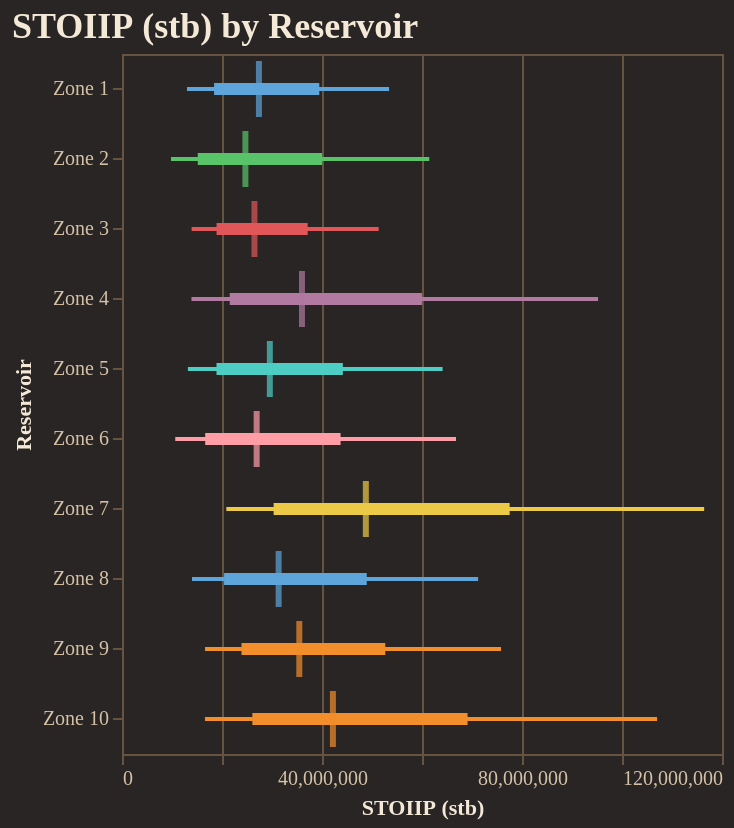

Here is the notebook cell this chart was saved with:
### Code cell
fig = reporter.plotter.forest_plot(
    "STOIIP (stb)", 
    backend=PLOTTING_BACKEND
)
fig.show()

### Figure 1 — Vega-Lite specification as saved in the notebook (floating-point values rounded to 4 significant figures)
{"config": {"background": "#292524", "view": {"fill": "#292524", "stroke": "#665340"}, "title": {"color": "#f4e9d7", "font": "Merriweather", "fontSize": 18, "fontWeight": 600, "subtitleColor": "#d5c2a6", "anchor": "start"}, "axis": {"domainColor": "#665340", "gridColor": "#665340", "tickColor": "#665340", "labelColor": "#d5c2a6", "titleColor": "#f4e9d7", "labelFont": "Merriweather", "titleFont": "Merriweather"}, "legend": {"titleColor": "#f4e9d7", "labelColor": "#d5c2a6", "labelFont": "Merriweather", "titleFont": "Merriweather", "orient": "top-right", "symbolType": "circle"}, "header": {"labelColor": "#d5c2a6", "titleColor": "#f4e9d7", "labelFont": "Merriweather", "titleFont": "Merriweather"}, "mark": {"color": "#c78d3b"}, "line": {"color": "#c78d3b"}, "bar": {"color": "#c78d3b"}, "point": {"color": "#ddb06d"}, "area": {"color": "#c78d3b", "opacity": 0.35}, "text": {"color": "#f4e9d7", "font": "Merriweather"}, "range": {"category": ["#5DA5DA", "#F28E2B", "#59C36A", "#E15759", "#B07AA1", "#4ECDC4", "#FF9DA7", "#EDC948"]}}, "layer": [{"mark": {"type": "rule", "strokeWidth": 2}, "encoding": {"color": {"field": "group", "legend": null, "type": "nominal"}, "x": {"field": "p10", "scale": {"zero": false}, "title": "STOIIP (stb)", "type": "quantitative"}, "x2": {"field": "p90"}, "y": {"field": "group", "sort": ["Zone 1", "Zone 2", "Zone 3", "Zone 4", "Zone 5", "Zone 6", "Zone 7", "Zone 8", "Zone 9", "Zone 10"], "title": "Reservoir", "type": "nominal"}}}, {"mark": {"type": "rule", "strokeWidth": 6}, "encoding": {"color": {"field": "group", "legend": null, "type": "nominal"}, "x": {"field": "p25", "scale": {"zero": false}, "title": "STOIIP (stb)", "type": "quantitative"}, "x2": {"field": "p75"}, "y": {"field": "group", "sort": ["Zone 1", "Zone 2", "Zone 3", "Zone 4", "Zone 5", "Zone 6", "Zone 7", "Zone 8", "Zone 9", "Zone 10"], "title": "Reservoir", "type": "nominal"}}}, {"mark": {"type": "tick", "color": "black", "size": 28, "thickness": 3}, "encoding": {"color": {"field": "group", "legend": null, "type": "nominal"}, "tooltip": [{"field": "group", "title": "Group", "type": "nominal"}, {"field": "p10", "title": "P10", "type": "quantitative"}, {"field": "p25", "title": "P25", "type": "quantitative"}, {"field": "median", "title": "Median", "type": "quantitative"}, {"field": "p75", "title": "P75", "type": "quantitative"}, {"field": "p90", "title": "P90", "type": "quantitative"}], "x": {"field": "median", "scale": {"zero": false}, "title": "STOIIP (stb)", "type": "quantitative"}, "y": {"field": "group", "sort": ["Zone 1", "Zone 2", "Zone 3", "Zone 4", "Zone 5", "Zone 6", "Zone 7", "Zone 8", "Zone 9", "Zone 10"], "title": "Reservoir", "type": "nominal"}}}], "data": {"name": "data-a929e86bf865aa65b7752d4a24464a1e"}, "height": 350, "title": "STOIIP (stb) by Reservoir", "width": "container", "$schema": "https://vega.github.io/schema/vega-lite/v5.20.1.json", "datasets": {"data-a929e86bf865aa65b7752d4a24464a1e": [{"group": "Zone 1", "p10": 13000000.0, "p25": 18420000.0, "median": 27390000.0, "p75": 39460000.0, "p90": 53420000.0}, {"group": "Zone 2", "p10": 9795000.0, "p25": 15150000.0, "median": 24680000.0, "p75": 40040000.0, "p90": 61450000.0}, {"group": "Zone 3", "p10": 13920000.0, "p25": 18910000.0, "median": 26490000.0, "p75": 37140000.0, "p90": 51330000.0}, {"group": "Zone 4", "p10": 13890000.0, "p25": 21550000.0, "median": 35990000.0, "p75": 59990000.0, "p90": 95220000.0}, {"group": "Zone 5", "p10": 13180000.0, "p25": 18900000.0, "median": 29570000.0, "p75": 44170000.0, "p90": 64120000.0}, {"group": "Zone 6", "p10": 10650000.0, "p25": 16640000.0, "median": 26930000.0, "p75": 43710000.0, "p90": 66800000.0}, {"group": "Zone 7", "p10": 20860000.0, "p25": 30320000.0, "median": 48770000.0, "p75": 77530000.0, "p90": 116400000.0}, {"group": "Zone 8", "p10": 14000000.0, "p25": 20410000.0, "median": 31330000.0, "p75": 48950000.0, "p90": 71220000.0}, {"group": "Zone 9", "p10": 16610000.0, "p25": 23900000.0, "median": 35460000.0, "p75": 52660000.0, "p90": 75800000.0}, {"group": "Zone 10", "p10": 16590000.0, "p25": 26070000.0, "median": 42180000.0, "p75": 69110000.0, "p90": 107000000.0}]}}
